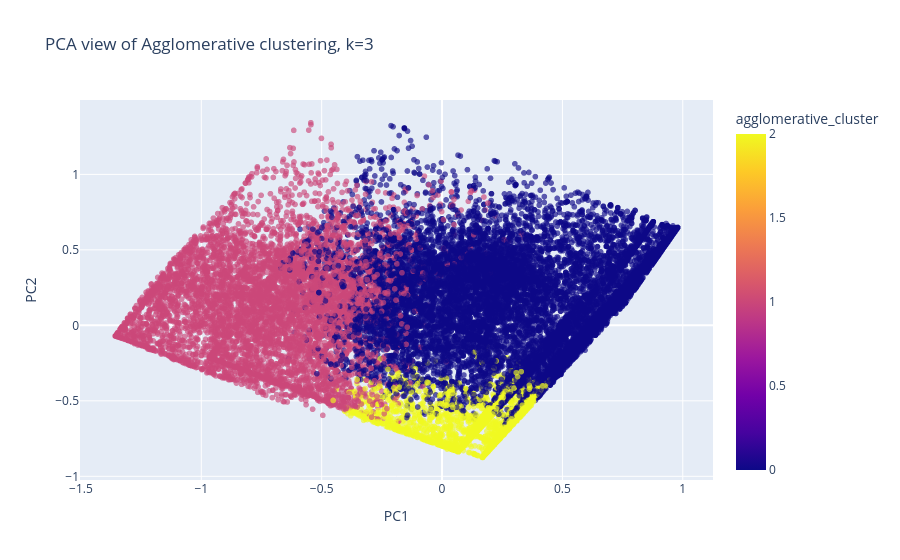

The notebook cell this image was saved under:
### Code cell
fig = px.scatter(
    pca_df,
    x="PC1",
    y="PC2",
    color="agglomerative_cluster",
    title=f"PCA view of Agglomerative clustering, k={best_agglo_k}",
    opacity=0.65,
)
fig.show()

### Figure 1 — Plotly figure (JSON) as saved in the notebook; plotly's stock layout.template omitted (floating-point values rounded to 4 significant figures; data arrays with more than 128 entries replaced by an {"elided": "..."} marker saying what was removed)
{"data": [{"hovertemplate": "PC1=%{x}<br>PC2=%{y}<br>agglomerative_cluster=%{marker.color}<extra></extra>", "legendgroup": "", "marker": {"color": {"elided": "24957 int values"}, "coloraxis": "coloraxis", "opacity": 0.65, "symbol": "circle"}, "mode": "markers", "name": "", "showlegend": false, "type": "scattergl", "x": {"elided": "24957 float values"}, "xaxis": "x", "y": {"elided": "24957 float values"}, "yaxis": "y"}], "layout": {"coloraxis": {"colorbar": {"title": {"text": "agglomerative_cluster"}}, "colorscale": [[0, "#0d0887"], [0.1111, "#46039f"], [0.2222, "#7201a8"], [0.3333, "#9c179e"], [0.4444, "#bd3786"], [0.5556, "#d8576b"], [0.6667, "#ed7953"], [0.7778, "#fb9f3a"], [0.8889, "#fdca26"], [1, "#f0f921"]]}, "legend": {"tracegroupgap": 0}, "title": {"text": "PCA view of Agglomerative clustering, k=3"}, "xaxis": {"anchor": "y", "domain": [0, 1], "title": {"text": "PC1"}}, "yaxis": {"anchor": "x", "domain": [0, 1], "title": {"text": "PC2"}}}}
